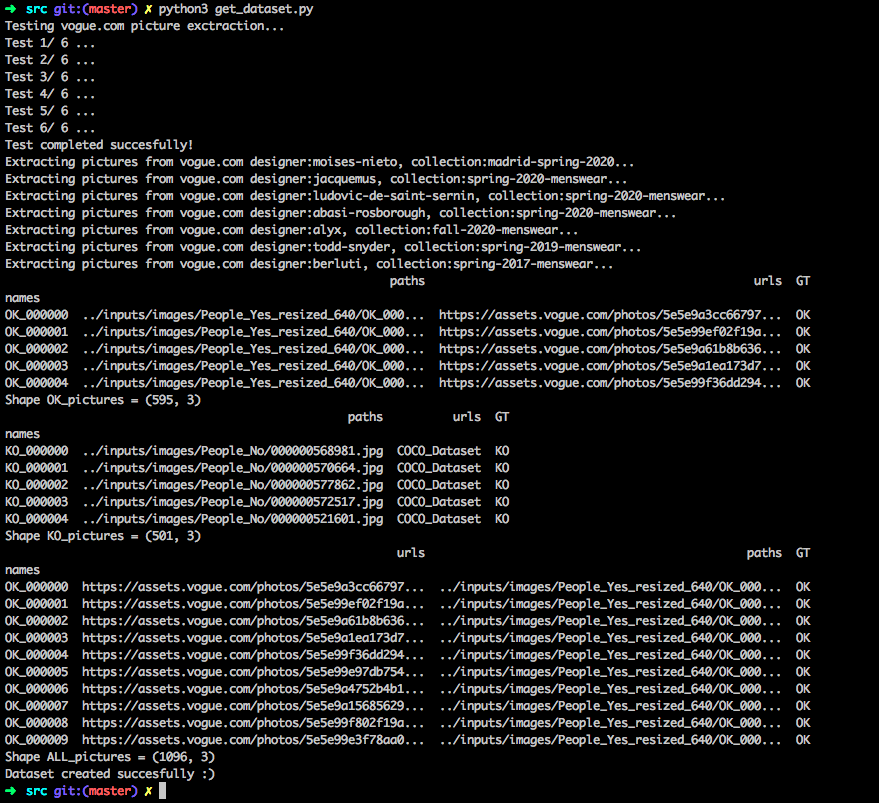
#> input picture presentation/Working_get_Dataset.png, 879 x 803 px
$ python get_skeleton.py --image ../presentation/Working_get_Dataset.png
#> lines starting #> are read from the running program, lines starting #| are printed output that depends on the picture; after the words box and inside, x2 and y2 are one past the last pixel; in counts of white or black regions, pixels touching at a corner belong together

# Import the necessary libraries
import cv2
import numpy as np
import argparse

# construct the argument parse and parse the arguments
ap = argparse.ArgumentParser()
ap.add_argument("-i", "--image", required=True, help="path to the input image")
args = vars(ap.parse_args())

# Read the image as a grayscale image
img = cv2.imread(args["image"],0)
#> img: shape (803, 879); min 0, max 234, mean 22.7

# Threshold the image
ret,img = cv2.threshold(img, 127, 255, 0)
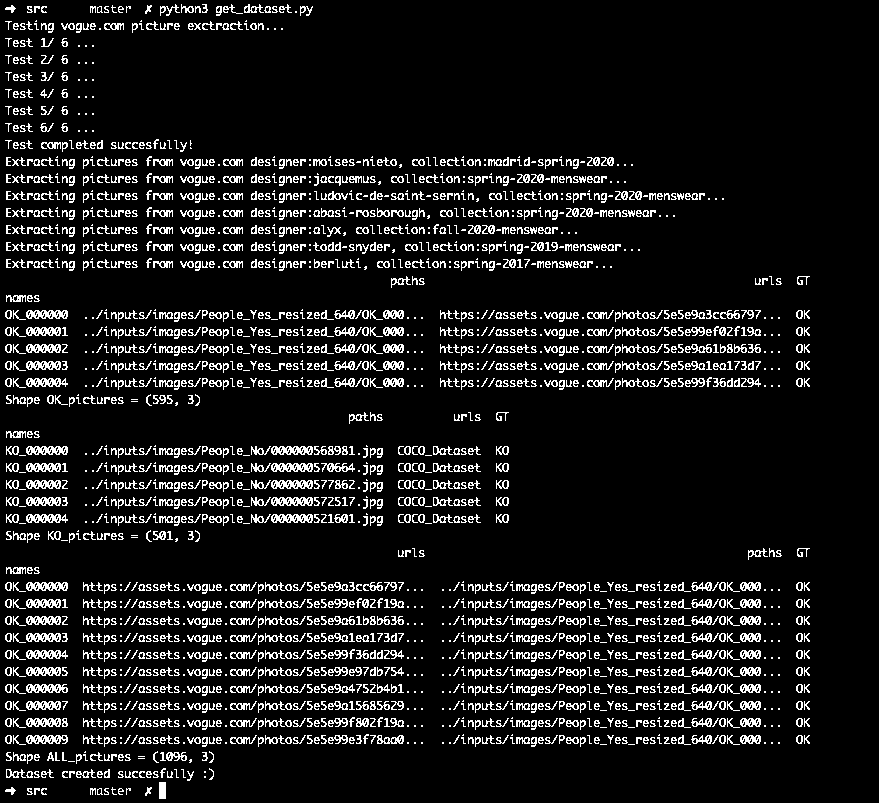
#> img: shape (803, 879); 10% white in thin lines or dots

# Step 1: Create an empty skeleton
size = np.size(img)
#> size = 705837
skel = np.zeros(img.shape, np.uint8)

# Get a Cross Shaped Kernel
element = cv2.getStructuringElement(cv2.MORPH_CROSS, (3,3))

# Repeat steps 2-4
while True:
    #Step 2: Open the image
    open = cv2.morphologyEx(img, cv2.MORPH_OPEN, element)
    #Step 3: Substract open from the original image
    temp = cv2.subtract(img, open)
    #Step 4: Erode the original image and refine the skeleton
    eroded = cv2.erode(img, element)
    skel = cv2.bitwise_or(skel,temp)
    img = eroded.copy()
    # Step 5: If there are no white pixels left ie.. the image has been completely eroded, quit the loop
    if cv2.countNonZero(img)==0:
        break
#> this loop made 4 passes
#> pass 1, `open = cv2.morphologyEx(img, cv2.MORPH_OPEN, element)`:
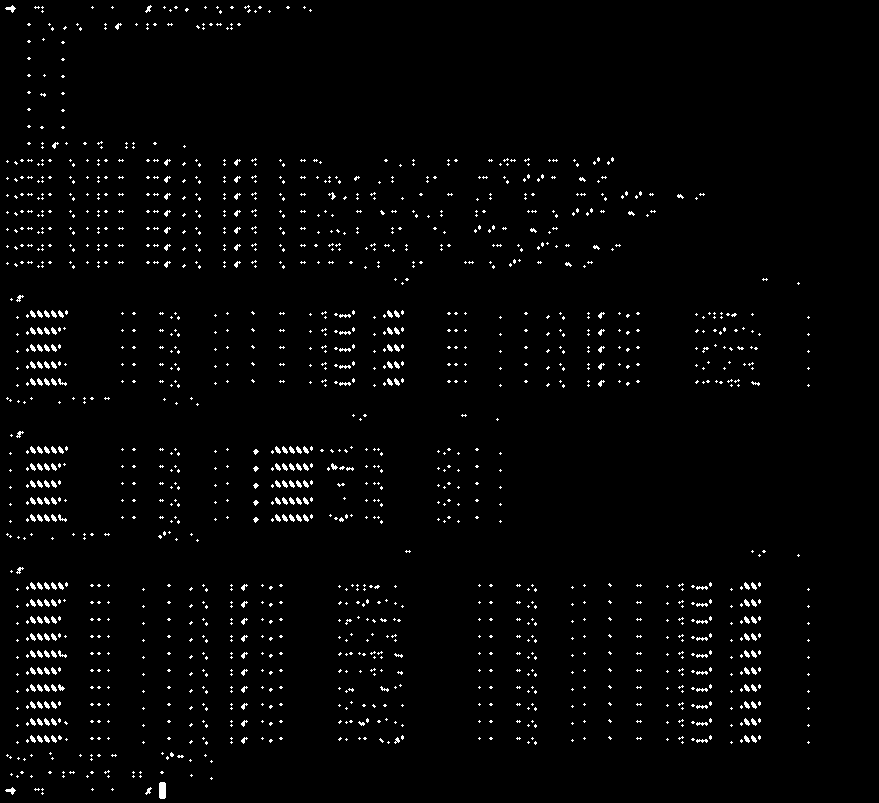
#> open: shape (803, 879); 2.1% white in thin lines or dots
#> pass 1, `temp = cv2.subtract(img, open)`:
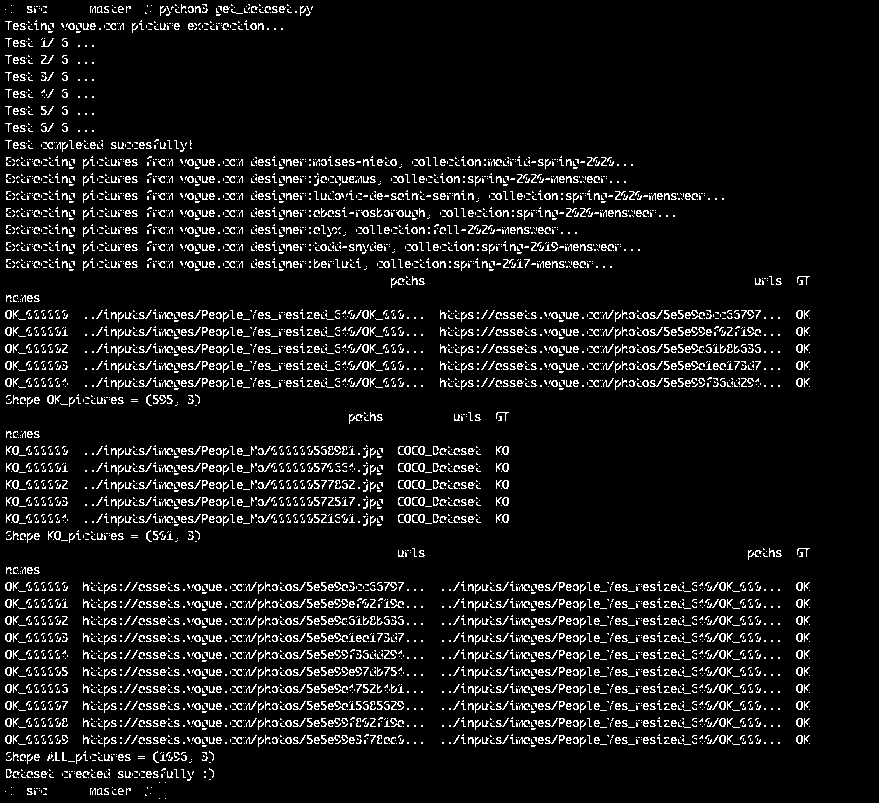
#> temp: shape (803, 879); 7.9% white in thin lines or dots
#> pass 1, `eroded = cv2.erode(img, element)`:
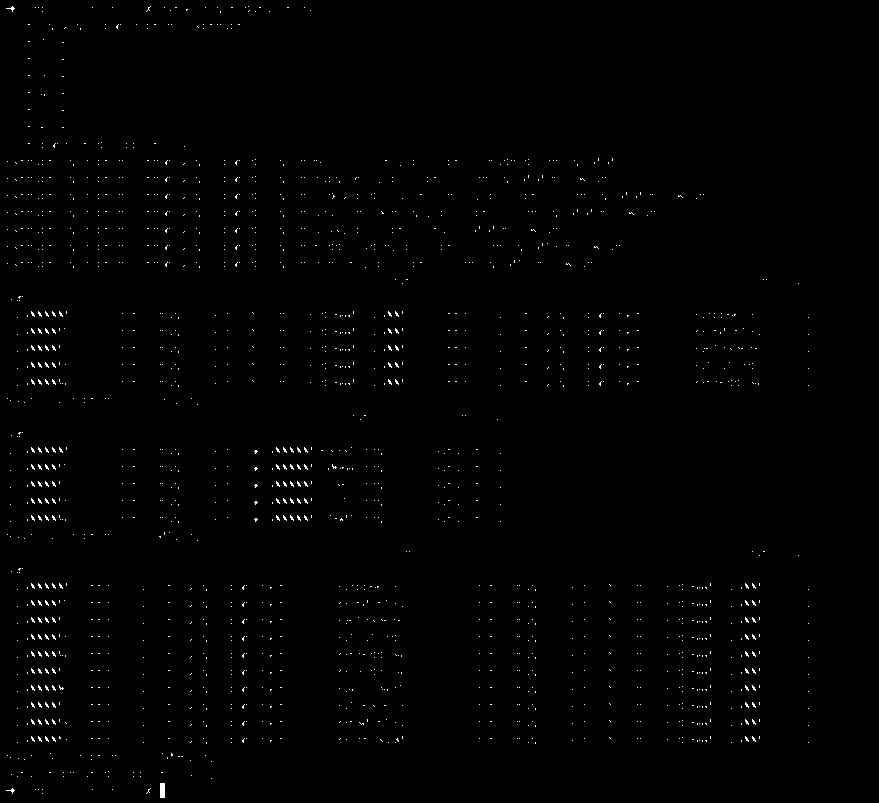
#> eroded: shape (803, 879); 0.62% white in thin lines or dots
#> pass 2, `open = cv2.morphologyEx(img, cv2.MORPH_OPEN, element)`:
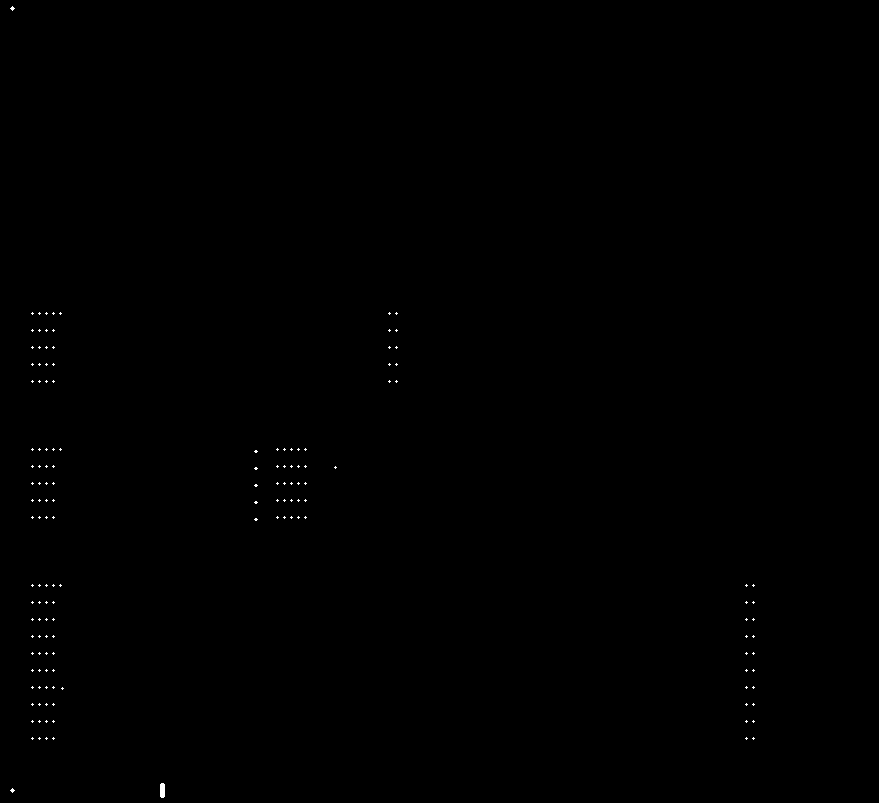
#> open: shape (803, 879); 0.12% white in thin lines or dots, all inside (x1, y1, x2, y2) = (10, 6, 755, 798)
#> after the loop: img: shape (803, 879); every value is 0
#> after the loop:
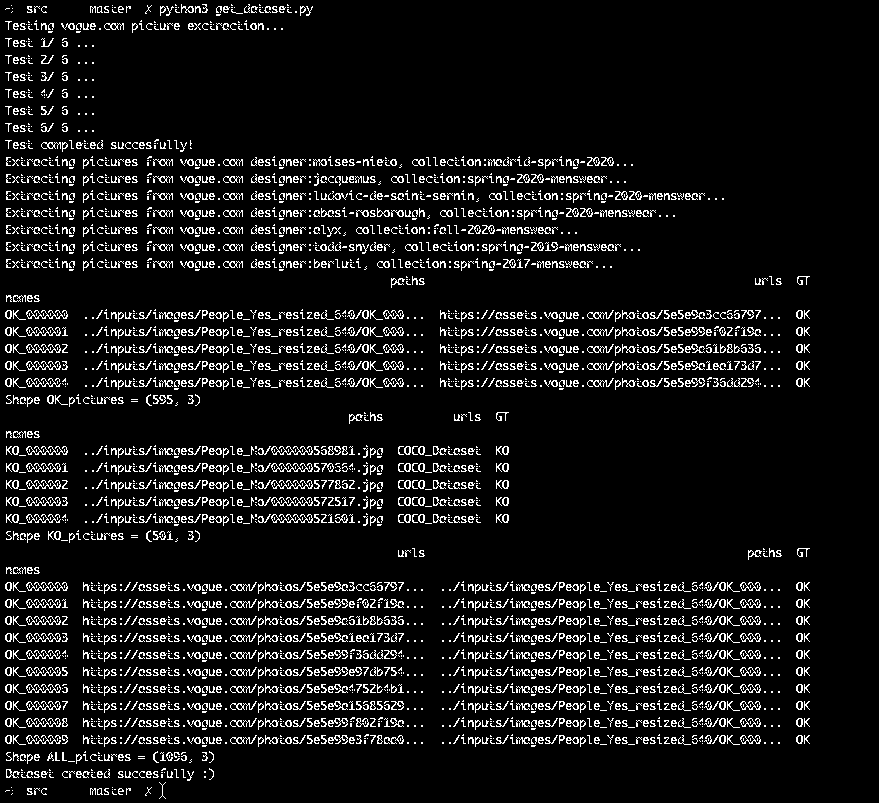
#> skel: shape (803, 879); 8.4% white in thin lines or dots

# Displaying the final skeleton
cv2.imshow("Skeleton",skel)
cv2.waitKey(0)
cv2.destroyAllWindows()
